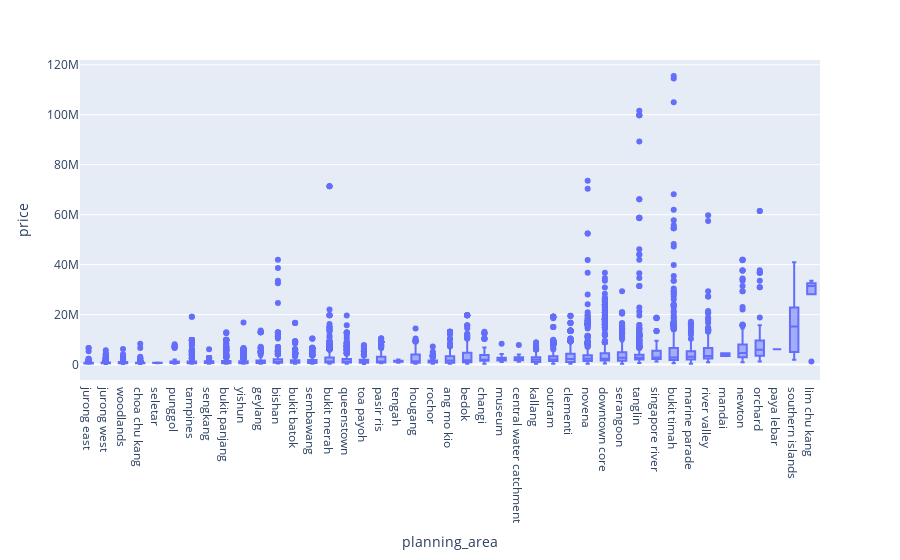

Notebook cell for this chart:
### Code cell
fig = px.box(df_.sort_values('price'), x="planning_area", y="price")
fig.update_xaxes(categoryorder='array',categoryarray = df_.groupby(['planning_area']).median().sort_values('price').index.to_list())
fig.update_traces(boxpoints='outliers') 
fig.show()

### Figure 1 — Plotly figure (JSON) as saved in the notebook; plotly's stock layout.template omitted (floating-point values rounded to 4 significant figures; data arrays with more than 128 entries replaced by an {"elided": "..."} marker saying what was removed)
{"data": [{"alignmentgroup": "True", "boxpoints": "outliers", "hovertemplate": "planning_area=%{x}<br>price=%{y}<extra></extra>", "legendgroup": "", "marker": {"color": "#636efa"}, "name": "", "notched": false, "offsetgroup": "", "orientation": "v", "showlegend": false, "type": "box", "x": {"elided": "20146 str values"}, "x0": " ", "xaxis": "x", "y": {"elided": "20146 int values"}, "y0": " ", "yaxis": "y"}], "layout": {"boxmode": "group", "legend": {"tracegroupgap": 0}, "margin": {"t": 60}, "xaxis": {"anchor": "y", "categoryarray": ["jurong east", "jurong west", "woodlands", "choa chu kang", "seletar", "punggol", "tampines", "sengkang", "bukit panjang", "yishun", "geylang", "bishan", "bukit batok", "sembawang", "bukit merah", "queenstown", "toa payoh", "pasir ris", "tengah", "hougang", "rochor", "ang mo kio", "bedok", "changi", "museum", "central water catchment", "kallang", "outram", "clementi", "novena", "downtown core", "serangoon", "tanglin", "singapore river", "bukit timah", "marine parade", "river valley", "mandai", "newton", "orchard", "paya lebar", "southern islands", "lim chu kang"], "categoryorder": "array", "domain": [0, 1], "title": {"text": "planning_area"}}, "yaxis": {"anchor": "x", "domain": [0, 1], "title": {"text": "price"}}}}
